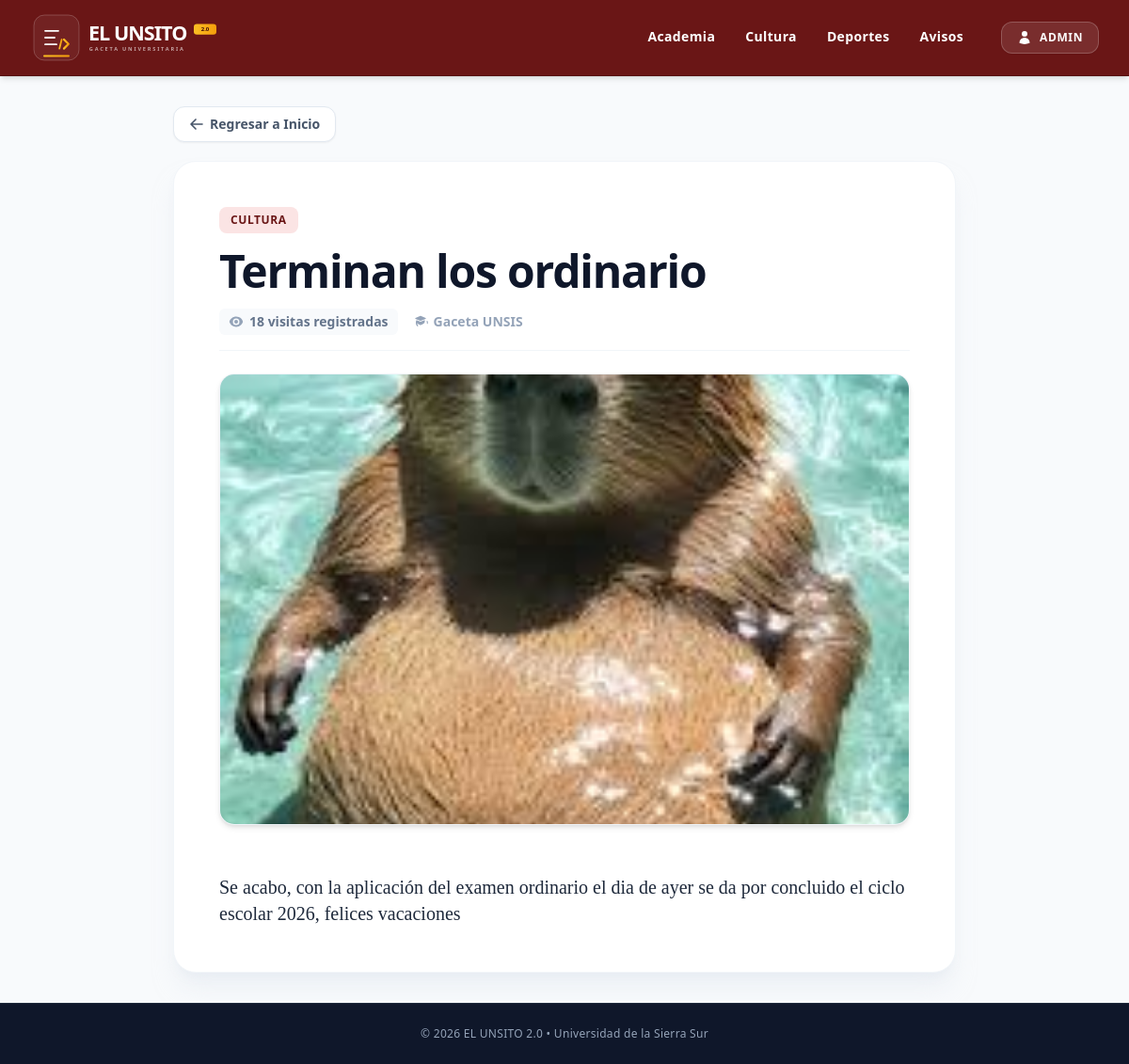
Page /noticia/2 on the earlier database version.
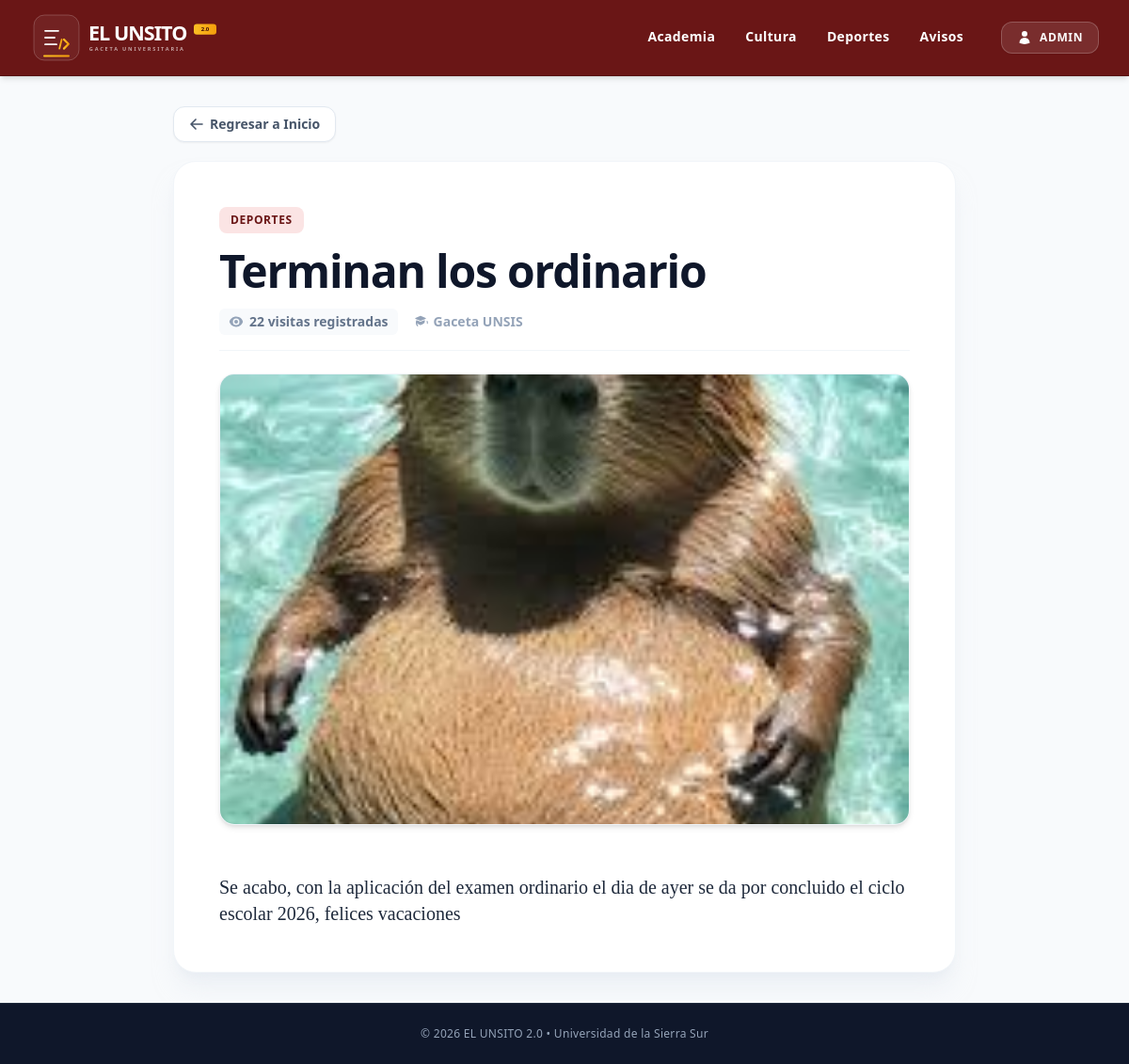
Same page on the later database version.
### app/models.py (models this page shows)
class Seccion(Base):
    __tablename__ = "secciones"
    id = Column(Integer, primary_key=True, index=True)
    nombre = Column(String, unique=True, index=True)
    slug = Column(String, unique=True, index=True)
    noticias = relationship("Noticia", back_populates="seccion")

class Noticia(Base):
    __tablename__ = "noticias"
    id = Column(Integer, primary_key=True, index=True)
    titulo = Column(String, nullable=False)
    contenido = Column(Text, nullable=False)
    imagen_url = Column(String, nullable=True)
    fecha_creacion = Column(DateTime, default=datetime.utcnow)
    fecha_modificacion = Column(DateTime, default=datetime.utcnow, onupdate=datetime.utcnow)
    visitas = Column(Integer, default=0)
    seccion_id = Column(Integer, ForeignKey("secciones.id"))
    seccion = relationship("Seccion", back_populates="noticias")

### app/main.py (the view)
@app.get("/noticia/{noticia_id}")
def ver_noticia(noticia_id: int, request: Request, db: Session = Depends(get_db)):
    noticia = crud.obtener_noticia_y_contar_visita(db, noticia_id=noticia_id)
    if not noticia:
        raise HTTPException(status_code=404, detail="La noticia no existe")
    return templates.TemplateResponse(
        request,
        "noticia.html",
        {"noticia": noticia}
    )

### app/templates/noticia.html (shortened to what the changed rows need)
<!DOCTYPE html>
<html lang="es" class="h-full bg-slate-50">
<head>
    <script src="https://cdn.tailwindcss.com"></script>
</head>
<body class="flex flex-col min-h-full font-sans antialiased text-slate-800">
    <main class="flex-grow max-w-4xl w-full mx-auto px-4 sm:px-6 lg:px-8 my-8">
        <article class="bg-white rounded-3xl shadow-xl shadow-slate-200/50 border border-slate-100 overflow-hidden p-6 sm:p-10 md:p-12">
            <header class="mb-6">
                <span class="inline-block bg-institucional-100 text-institucional-700 font-extrabold text-xs tracking-wider uppercase px-3 py-1.5 rounded-lg mb-4">
                    {{ noticia.seccion.nombre }}
                </span>
                <h1 class="text-3xl sm:text-4xl md:text-5xl font-black text-slate-900 tracking-tight leading-tight mb-4">
                    {{ noticia.titulo }}
                </h1>
                <div class="flex flex-wrap items-center gap-4 text-slate-400 text-xs sm:text-sm font-semibold border-b border-slate-100 pb-4">
                    <span class="flex items-center gap-1.5 bg-slate-50 px-2.5 py-1 rounded-md text-slate-500">
                        {{ noticia.visitas }} visitas registradas
                    </span>
                    <span class="flex items-center gap-1.5">
                        Gaceta UNSIS
                    </span>
                </div>
            </header>
            <div class="mb-6 rounded-2xl overflow-hidden shadow-md max-h-[480px] bg-slate-100 border border-slate-100">
                <img src="{{ noticia.imagen_url }}" alt="Imagen de portada" class="w-full h-full object-cover object-center max-h-[480px] hover:scale-[1.01] transition-transform duration-500">
            </div>
            <div class="text-slate-800 text-lg sm:text-xl leading-relaxed tracking-normal whitespace-pre-line font-normal font-serif">
                {{ noticia.contenido }}
            </div>
        </article>
    </main>
</body>
</html>

Differences in the rows shown:
no longer on this page (row unchanged): Seccion: seccion.nombre "CULTURA"
now on this page (row unchanged): Seccion: seccion.nombre "DEPORTES"
changed Noticia "Terminan los ordinario": visitas "18" → "22"
